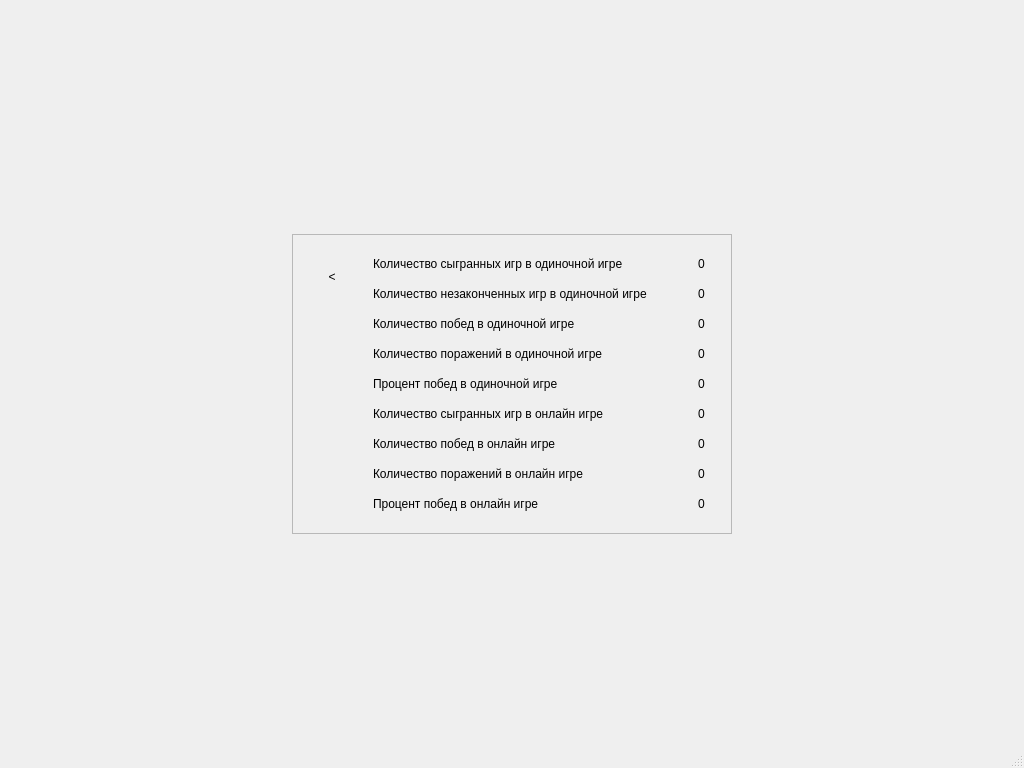
<?xml version="1.0" encoding="UTF-8"?>
<ui version="4.0">
 <class>StatisticWindow</class>
 <widget class="QMainWindow" name="StatisticWindow">
  <property name="geometry">
   <rect>
    <x>0</x>
    <y>0</y>
    <width>1024</width>
    <height>768</height>
   </rect>
  </property>
  <property name="windowTitle">
   <string>Окно статистики</string>
  </property>
  <widget class="QWidget" name="centralwidget">
   <widget class="QLabel" name="label_1">
    <property name="geometry">
     <rect>
      <x>373</x>
      <y>253</y>
      <width>300</width>
      <height>21</height>
     </rect>
    </property>
    <property name="text">
     <string>Количество сыгранных игр в одиночной игре</string>
    </property>
   </widget>
   <widget class="QLabel" name="label_2">
    <property name="geometry">
     <rect>
      <x>373</x>
      <y>283</y>
      <width>300</width>
      <height>21</height>
     </rect>
    </property>
    <property name="text">
     <string>Количество незаконченных игр в одиночной игре</string>
    </property>
   </widget>
   <widget class="QLabel" name="label_3">
    <property name="geometry">
     <rect>
      <x>373</x>
      <y>313</y>
      <width>300</width>
      <height>21</height>
     </rect>
    </property>
    <property name="text">
     <string>Количество побед в одиночной игре</string>
    </property>
   </widget>
   <widget class="QLabel" name="label_4">
    <property name="geometry">
     <rect>
      <x>373</x>
      <y>343</y>
      <width>300</width>
      <height>21</height>
     </rect>
    </property>
    <property name="text">
     <string>Количество поражений в одиночной игре</string>
    </property>
   </widget>
   <widget class="QLabel" name="label_5">
    <property name="geometry">
     <rect>
      <x>373</x>
      <y>373</y>
      <width>300</width>
      <height>21</height>
     </rect>
    </property>
    <property name="text">
     <string>Процент побед в одиночной игре</string>
    </property>
   </widget>
   <widget class="QLabel" name="label_6">
    <property name="geometry">
     <rect>
      <x>373</x>
      <y>403</y>
      <width>300</width>
      <height>21</height>
     </rect>
    </property>
    <property name="text">
     <string>Количество сыгранных игр в онлайн игре</string>
    </property>
   </widget>
   <widget class="QLabel" name="label_7">
    <property name="geometry">
     <rect>
      <x>373</x>
      <y>433</y>
      <width>300</width>
      <height>21</height>
     </rect>
    </property>
    <property name="text">
     <string>Количество побед в онлайн игре</string>
    </property>
   </widget>
   <widget class="QLabel" name="label_8">
    <property name="geometry">
     <rect>
      <x>373</x>
      <y>463</y>
      <width>300</width>
      <height>21</height>
     </rect>
    </property>
    <property name="text">
     <string>Количество поражений в онлайн игре</string>
    </property>
   </widget>
   <widget class="QLabel" name="label_9">
    <property name="geometry">
     <rect>
      <x>373</x>
      <y>493</y>
      <width>300</width>
      <height>21</height>
     </rect>
    </property>
    <property name="text">
     <string>Процент побед в онлайн игре</string>
    </property>
   </widget>
   <widget class="QLabel" name="label_11">
    <property name="geometry">
     <rect>
      <x>698</x>
      <y>253</y>
      <width>20</width>
      <height>21</height>
     </rect>
    </property>
    <property name="text">
     <string>0</string>
    </property>
   </widget>
   <widget class="QLabel" name="label_12">
    <property name="geometry">
     <rect>
      <x>698</x>
      <y>283</y>
      <width>20</width>
      <height>21</height>
     </rect>
    </property>
    <property name="text">
     <string>0</string>
    </property>
   </widget>
   <widget class="QLabel" name="label_13">
    <property name="geometry">
     <rect>
      <x>698</x>
      <y>313</y>
      <width>20</width>
      <height>21</height>
     </rect>
    </property>
    <property name="text">
     <string>0</string>
    </property>
   </widget>
   <widget class="QLabel" name="label_14">
    <property name="geometry">
     <rect>
      <x>698</x>
      <y>343</y>
      <width>20</width>
      <height>21</height>
     </rect>
    </property>
    <property name="text">
     <string>0</string>
    </property>
   </widget>
   <widget class="QLabel" name="label_15">
    <property name="geometry">
     <rect>
      <x>698</x>
      <y>373</y>
      <width>20</width>
      <height>21</height>
     </rect>
    </property>
    <property name="text">
     <string>0</string>
    </property>
   </widget>
   <widget class="QLabel" name="label_16">
    <property name="geometry">
     <rect>
      <x>698</x>
      <y>403</y>
      <width>20</width>
      <height>21</height>
     </rect>
    </property>
    <property name="text">
     <string>0</string>
    </property>
   </widget>
   <widget class="QLabel" name="label_17">
    <property name="geometry">
     <rect>
      <x>698</x>
      <y>433</y>
      <width>20</width>
      <height>21</height>
     </rect>
    </property>
    <property name="text">
     <string>0</string>
    </property>
   </widget>
   <widget class="QLabel" name="label_18">
    <property name="geometry">
     <rect>
      <x>698</x>
      <y>463</y>
      <width>20</width>
      <height>21</height>
     </rect>
    </property>
    <property name="text">
     <string>0</string>
    </property>
   </widget>
   <widget class="QLabel" name="label_19">
    <property name="geometry">
     <rect>
      <x>698</x>
      <y>493</y>
      <width>20</width>
      <height>21</height>
     </rect>
    </property>
    <property name="text">
     <string>0</string>
    </property>
   </widget>
   <widget class="QFrame" name="frame">
    <property name="geometry">
     <rect>
      <x>292</x>
      <y>234</y>
      <width>440</width>
      <height>300</height>
     </rect>
    </property>
    <property name="frameShape">
     <enum>QFrame::StyledPanel</enum>
    </property>
    <property name="frameShadow">
     <enum>QFrame::Plain</enum>
    </property>
    <property name="lineWidth">
     <number>5</number>
    </property>
    <property name="midLineWidth">
     <number>5</number>
    </property>
   </widget>
   <widget class="QLabel" name="labelBack">
    <property name="geometry">
     <rect>
      <x>308</x>
      <y>253</y>
      <width>48</width>
      <height>48</height>
     </rect>
    </property>
    <property name="text">
     <string>&lt;</string>
    </property>
    <property name="alignment">
     <set>Qt::AlignCenter</set>
    </property>
   </widget>
  </widget>
  <widget class="QMenuBar" name="menubar">
   <property name="geometry">
    <rect>
     <x>0</x>
     <y>0</y>
     <width>1024</width>
     <height>21</height>
    </rect>
   </property>
  </widget>
  <widget class="QStatusBar" name="statusbar"/>
 </widget>
 <resources/>
 <connections/>
</ui>
